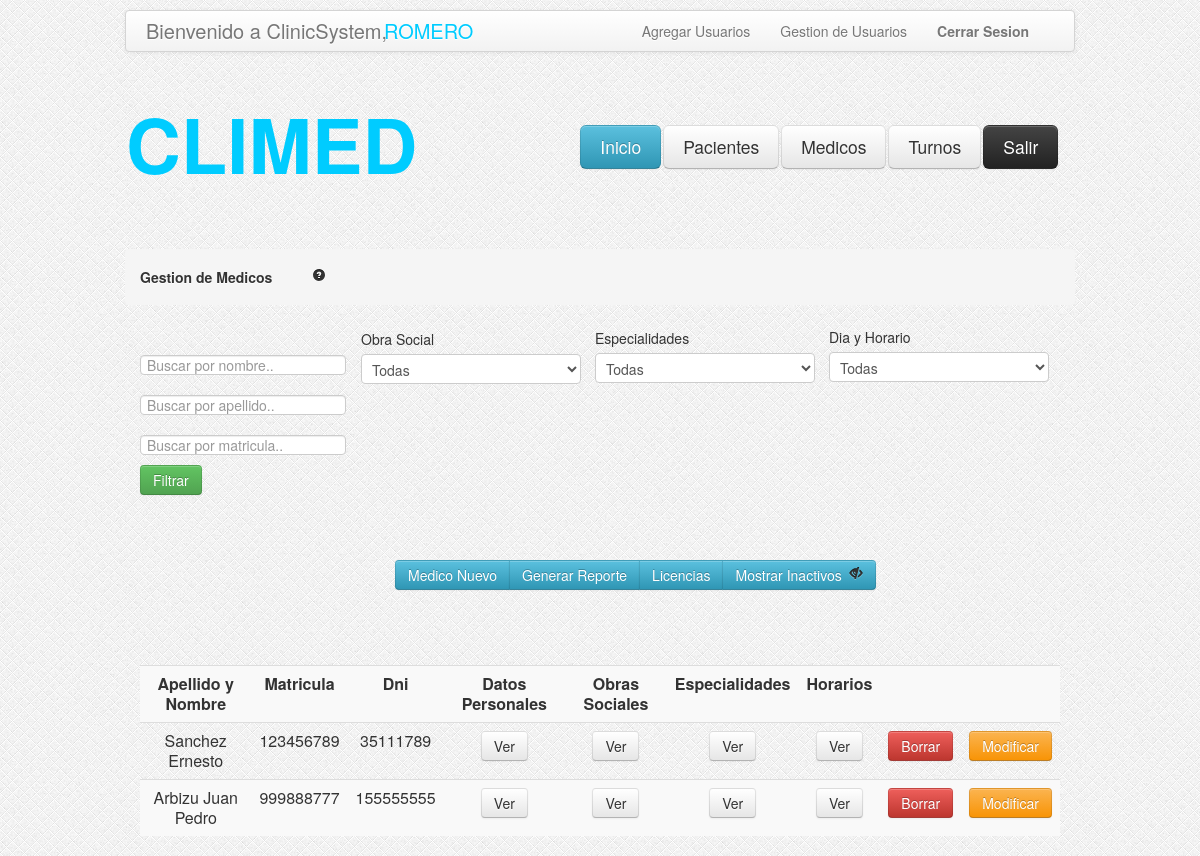
The page /GestionMedicos.php (signed in) on the database its author committed.
### tables this page shows
CREATE TABLE IF NOT EXISTS `medicos` (
  `idmedico` int(11) NOT NULL AUTO_INCREMENT,
  `nombre` varchar(100) NOT NULL,
  `apellido` varchar(100) NOT NULL,
  `nromatricula` int(11) NOT NULL,
  `email` varchar(100) NOT NULL,
  `telefono` int(25) NOT NULL,
  `fechaNac` date NOT NULL,
  `dni` int(11) NOT NULL,
  `direccion` varchar(255) DEFAULT NULL,
  `activo` tinyint(1) NOT NULL DEFAULT '1',
  PRIMARY KEY (`idmedico`)
);

### GestionMedicos.php (the view, shortened to what this page needs)
<?php
	if (!isset($_GET['ojito'])) {
		$ojito=1;
	}else{
		$ojito=$_GET['ojito'];
	}
if(isset($_POST['filtro'])){
    $filtro = $_POST['filtro'];
    $criterio = "";
    $criterioreporte ="";
    if(isset($_POST['nom'])){
    	$nombre = $_POST['nom'];
    	if($nombre != ""){
    		$criterio.="  and m.nombre LIKE '".$nombre."%'  ";
    	}
    }
    if(isset($_POST['ape'])){
    	$apellido = $_POST['ape'];
    	if($apellido != ""){
    		$criterio.="  and m.apellido LIKE '".$apellido."%' ";
    	}
    }
    if(isset($_POST['matricula'])){
    	$matricula = $_POST['matricula'];
    	if($matricula != ""){
    		$criterio.="  and m.nromatricula = ".$matricula."  ";
    	}
    }
    if(isset($_POST['obras'])){
	    $obras = $_POST['obras'];
		if($obras > 0){
	    	$criterio.=" and mo.idobra = ".$obras."  ";
	    	$criterioreporte.=" and mo.idobra = ".$obras."  ";
		}
	}
	if(isset($_POST['especialidades'])){
	    $especialidades = $_POST['especialidades'];
		if($especialidades > 0){
			$criterio.="  and me.idespecialidad = ".$especialidades."  ";
	    	$criterioreporte.="  and me.idespecialidad = ".$especialidades."  ";
		}
	}
	if(isset($_POST['dias'])){
	    $dias = $_POST['dias'];
		if($dias > 0){
			$criterio.="  and mh.idhorario = ".$dias."  ";
	    	$criterioreporte.="  and mh.idhorario = ".$dias."  ";
		}
	}
 	$consulta = "SELECT DISTINCT * FROM medicos as m
 				 LEFT JOIN med_obrasocial as mo on m.idmedico = mo.idmedico
 				 LEFT JOIN med_esp as me on m.idmedico = me.idmedico
 				 LEFT JOIN med_hor as mh on m.idmedico = mh.idmedico
 				 WHERE (m.activo = ".$ojito." OR 0 = ".$ojito.") " .$criterio. "
 				 GROUP BY m.nromatricula";
	$resultado = mysql_query($consulta);
}else{
 	$consulta = "SELECT * FROM medicos WHERE medicos.activo = ".$ojito." OR 0 = ".$ojito." ";
	$resultado = mysql_query($consulta);
}
?>
<head>
<link rel="stylesheet" type="text/css" href="css/estilo.css"/>
<link rel="stylesheet" type="text/css" href="css/bootstrap.css"/>
<link rel="stylesheet" type="text/css" href="css/bootstrap-responsive.css"/>
</head>
<body style="background-image:url('images/bg.png')">
	<?php include_once('header.php'); ?>
	<div class="encapsulador">
		<div class="contenedor">
			<ul class="breadcrumb">
				<li>
					<h5>Gestion de Medicos<a href="#" style="margin-left: 40px;"><i class="icon-question-sign"></i></a></h5>
				</li>
			</ul>
			<div id="form-gestion-medicos">
				<form class="form-horizontal" method="POST" action="GestionMedicos.php?ojito=<?php echo $ojito; ?>" enctype="multipart/form-data" >
					<div class="control-group">
						<input name="nom" id="nom" type="text" placeholder="Buscar por nombre..">
					</div>
					<div class="control-group">
						<input name="ape" id="ape" type="text" placeholder="Buscar por apellido..">
					</div>
					<div class="control-group">
						<input name="matricula" id="matricula" type="text" placeholder="Buscar por matricula..">
					</div>
					<div style="margin-top: -146px; margin-left: 221px;">
						<label>Obra Social</label>
						<select id="obras" name="obras">
							<option value=0>Todas</option>
						</select>
					</div>
					<div style="margin-top: -56px; margin-left: 455px;">
						<label>Especialidades</label>
						<select id="especialidades" name="especialidades">
							<option value=0>Todas</option>
						</select>
					</div>
					<div style="margin-top: -56px; margin-left: 689px;">
						<label>Dia y Horario</label>
						<select id="dias" name="dias">
							<option value=0>Todas</option>
						</select>
					</div>
					<div style="margin-top: 83px;">
						<button class="btn btn-success" type="submit">Filtrar</button>
					</div>
				</form>
			</div>
			<div class="btn-group" style="margin-top: 45px; margin-left: 270;">
					<button class="btn btn-info" type="button" onclick="location.href='AltaMedicos.php'">Medico Nuevo</button>
                    <?php
                    if ($_SESSION['tipo'] != "administrador") {
                    ?>
                    	<button class="btn btn-info" type="button" disabled>Generar Reporte</button>
				   	<?php
				   	}else{
				   	?>
						 <button class="btn btn-info" type="button" onclick="reporte2('<?php echo $ojito;?>','<?php echo $filtro; ?>','<?php echo $nombre; ?>','<?php echo $apellido; ?>','<?php echo $matricula; ?>','<?php echo $criterioreporte; ?>');">Generar Reporte</button>
					<?php
				   	}
				   	?>
					<button class="btn btn-info" type="button" onclick="location.href='GestionLicencias.php'">Licencias</button>
					<button class="btn btn-info" type="button"
					<?php	if($ojito == 1){ ?>
								onclick="location.href='GestionMedicos.php?ojito=0'"> Mostrar Inactivos <i class="icon-eye-close" style="margin-left: 3px;"></i>
					<?php	} else { ?>
								onclick="location.href='GestionMedicos.php?ojito=1'"> Ocultar Inactivos <i class="icon-eye-open" style="margin-left: 3px;"></i>
					<?php	} ?>
					</button>
			</div>
			<div id="tabla-gestion-pacientes">
				<table class="table table-striped">
					<tr>
						<td><b>Apellido y Nombre</b></td>
						<td><b>Matricula</b></td>
						<td><b>Dni</b></td>
						<td><b>Datos Personales</b></td>
						<td><b>Obras Sociales</b></td>
						<td><b>Especialidades</b></td>
						<td><b>Horarios</b></td>
						<td></td>
						<td></td>
					</tr>
			<?php while ($valor = mysql_fetch_array($resultado)) {	?>
					<tr>
						<td><?php echo $valor["apellido"]; ?> <?php echo $valor["nombre"]; ?></td>
						<td><?php echo $valor["nromatricula"]; ?></td>
						<td><?php echo $valor["dni"]; ?></td>
						<?php
						$consultadatos= "SELECT  * from medicos as m
												  where m.idmedico = ".$valor["idmedico"]."";
						$resultadodatos = mysql_query($consultadatos);
						?>
						<td><a data-toggle="modal" role="button" href="#datosmedico<?php echo $valor["idmedico"]; ?>" class="btn">Ver</a></td>
						<?php
						$idmedico = $valor['idmedico'];
						?>
						<td><a data-toggle="modal" role="button" href="#obrasSocialesMedico<?php echo $idmedico; ?>" class="btn">Ver</a></td>
						<td><a data-toggle="modal" role="button" href="#especialidadesMedico<?php echo $idmedico; ?>" class="btn">Ver</a></td>
						<td><a data-toggle="modal" role="button" href="#horariosMedico<?php echo $idmedico; ?>" class="btn">Ver</a></td>
						<?php
								if( $valor["activo"] == 1 ){
						?>
									<td><a data-toggle="modal" role="button" href="#borrar<?php echo $idmedico; ?>" class="btn btn-danger">Borrar</a></td>
						<?php	}else{ ?>
									<td><button class="btn btn-success" type="button" onclick="location.href='HabilitarMedico.php?idmedico=<?php echo $idmedico; ?> '">Habilitar</button></td>
						<?php	}  	?>
						<td><button class="btn btn-warning" onclick="location.href='CargaMedico.php?idmedico=<?php echo $idmedico; ?> '" type="button">Modificar</button> </td>
					</tr>
				<?php
				}
				?>
				</table>
			</div>
		</div>
	</div>
</body>
</html>

### css/estilo.css (style rules this page uses)
.encapsulador { width:950px; height:auto; margin: auto; }
.contenedor { margin-top: 75px; }
#form-gestion-medicos { margin-top: 50px; margin-left: 15px; margin-right: 15px; }
#tabla-gestion-pacientes { margin-top: 75px; margin-left: 15px; margin-right: 15px; }

### rows shown on the page
medicos: apellido "Sanchez", nombre "Ernesto", nromatricula "123456789", dni "35111789"
medicos: apellido "Arbizu", nombre "Juan Pedro", nromatricula "999888777", dni "155555555"

### other values the page prints
$usuario "ROMERO"
